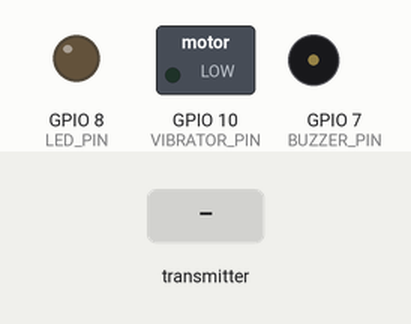
This sketch was run on a simulated ESP32-C3. Parts: switched loads named in the sketch (green lamp = pin HIGH), output pins drawn as LEDs (lit = HIGH), buzzer (waves = sounding, pin HIGH). The inputs (shaded band) are chosen by the test bench. What the sketch prints to the serial monitor is not drawn. At 3.1 s the program puts the board to deep sleep or switches it off; the recording ends there.

Above: at 2.9 s.
3.0 s: the transmitter starts sending temp = 0
Timing chart, 0 to 3.1 s (numbered marks = the images above; inputs shaded):
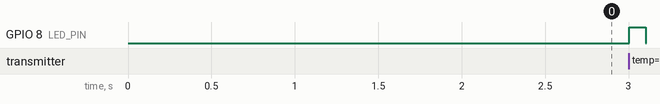

The sketch:

esp32-c3_v1.ino
```cpp
#include <esp_now.h>
#include <WiFi.h>
#include <driver/gpio.h>

#define BUZZER_PIN    7
#define VIBRATOR_PIN  10
#define LED_PIN       8

typedef struct struct_message {
    float temp; float humid; int gas; int status;
} struct_message;

struct_message incomingReadings;
volatile bool isNewData = false;

void OnDataRecv(const esp_now_recv_info *info, const uint8_t *incomingData, int len) {
    memcpy(&incomingReadings, incomingData, sizeof(incomingReadings));
    isNewData = true;
}

void allStop() {
    digitalWrite(BUZZER_PIN, LOW);
    digitalWrite(VIBRATOR_PIN, LOW);
    digitalWrite(LED_PIN, LOW);
}

// 위험 알람: 10초 동안 반복 (더 길게 수정)
void dangerAlarm() {
    Serial.println("!!! DANGER ALARM START !!!");
    for (int i = 0; i < 20; i++) { // 0.5초 패턴을 20번 = 10초간 작동
        digitalWrite(VIBRATOR_PIN, HIGH);
        digitalWrite(BUZZER_PIN, HIGH); // 능동 부저 HIGH
        digitalWrite(LED_PIN, HIGH);
        delay(300);

        digitalWrite(VIBRATOR_PIN, LOW);
        digitalWrite(BUZZER_PIN, LOW);
        digitalWrite(LED_PIN, LOW);
        delay(200);
    }
}

// 주의 알람: 3초 동안 반복
void warningAlarm() {
    Serial.println("Warning Alarm...");
    for (int i = 0; i < 5; i++) {
        digitalWrite(BUZZER_PIN, HIGH);
        delay(400);
        digitalWrite(BUZZER_PIN, LOW);
        delay(200);
    }
}

void setup() {
    Serial.begin(115200);
    // USB 직렬 포트 안정화 대기
    delay(2000);

    gpio_hold_dis((gpio_num_t)BUZZER_PIN);
    gpio_hold_dis((gpio_num_t)VIBRATOR_PIN);
    gpio_hold_dis((gpio_num_t)LED_PIN);

    pinMode(BUZZER_PIN, OUTPUT);
    pinMode(VIBRATOR_PIN, OUTPUT);
    pinMode(LED_PIN, OUTPUT);
    allStop();

    WiFi.mode(WIFI_STA);
    if (esp_now_init() == ESP_OK) {
        esp_now_register_recv_cb(OnDataRecv);
    }

    // --- 신호 수신 대기 시간을 4초로 확장 (송신 주기와 맞춤) ---
    unsigned long startWait = millis();
    while (millis() - startWait < 4000) {
        if (isNewData) break;
        delay(10);
    }

    int sleepSec = 10; // 기본 잠자기 시간

    if (isNewData) {
        Serial.printf("Received Gas: %d, Status: %d\n", incomingReadings.gas, incomingReadings.status);

        if (incomingReadings.status == 2) {
            dangerAlarm();      // 10초간 알람
            sleepSec = 1;       // 위험할 땐 거의 바로 깨서 다시 확인
        } else if (incomingReadings.status == 1) {
            warningAlarm();     // 주의 알람
            sleepSec = 5;
        } else {
            // 정상: LED만 깜빡
            digitalWrite(LED_PIN, HIGH); delay(100); digitalWrite(LED_PIN, LOW);
            sleepSec = 15;
        }
    } else {
        Serial.println("No Signal... (Searching)");
        sleepSec = 2; // 신호 못 잡으면 금방 다시 깨서 찾기
    }

    allStop();
    // 딥슬립 중 핀 상태 LOW로 고정
    gpio_hold_en((gpio_num_t)BUZZER_PIN);
    gpio_hold_en((gpio_num_t)VIBRATOR_PIN);

    Serial.printf("Next Check in %d sec\n", sleepSec);
    esp_sleep_enable_timer_wakeup((uint64_t)sleepSec * 1000000ULL);
    esp_deep_sleep_start();
}

void loop() {}
```
